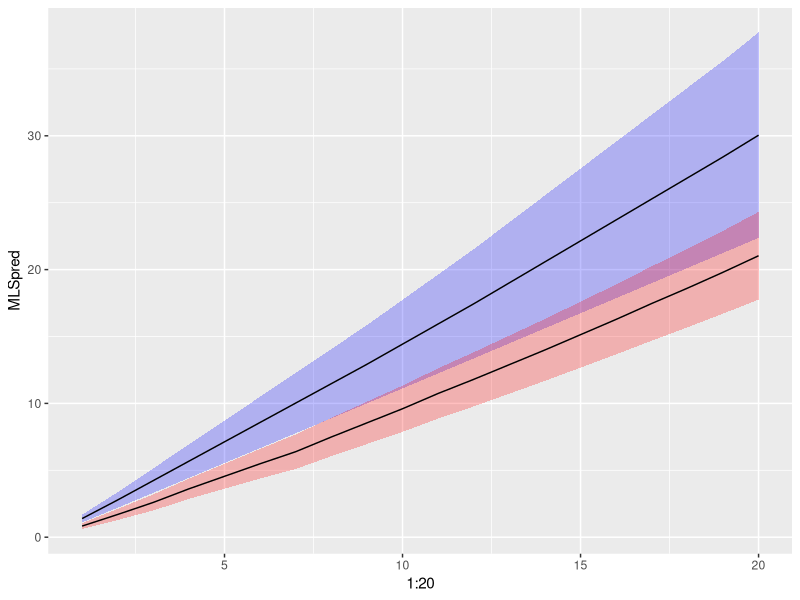
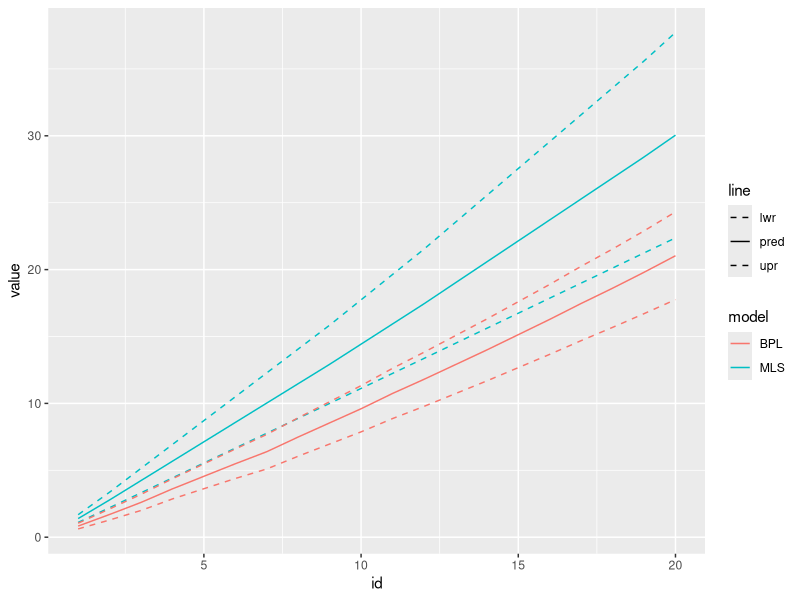
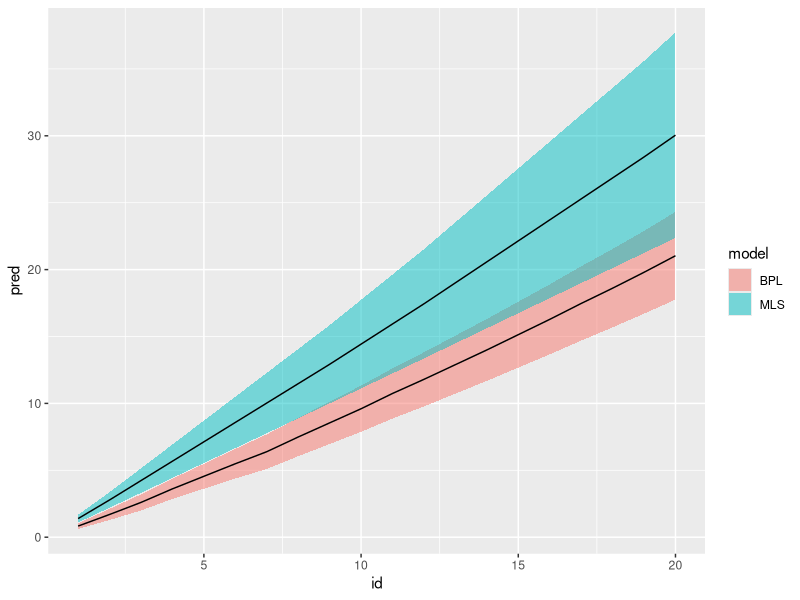

The R source for these figures, in order:
# my answer to:
# http://stackoverflow.com/questions/38966607/having-trouble-plotting-multiple-data-sets-and-their-confidence-intervals-on-the

library(readr)    
library(ggplot2)
library(tidyr)
library(stringi)
library(dplyr)

df.combined <- data_frame(
  MLSupr = c(1.681572, 3.363144, 5.146645, 6.930146, 8.713648, 10.497149, 12.280651, 14.064152, 15.847653, 17.740388, 19.633122, 21.525857, 23.535127, 25.544397, 27.553667, 29.562937, 31.572207, 33.581477, 35.590747, 37.723961), 
  MLSpred = c(1.392213, 2.784426, 4.232796, 5.681165, 7.129535, 8.577904, 10.026274, 11.474644, 12.923013, 14.429805, 15.936596, 17.443388, 19.010958, 20.578528, 22.146098, 23.713668, 25.281238, 26.848807, 28.416377, 30.047177), 
  MLSlwr = c(1.102854, 2.205708, 3.318946, 4.432184, 5.545422, 6.65866, 7.771898, 8.885136, 9.998373, 11.119222, 12.240071, 13.360919, 14.486789, 15.612659, 16.738529, 17.864399, 18.990268, 20.116138, 21.242008, 22.370394), 
  BPLupr = c(1.046068, 2.112885, 3.201504, 4.368555, 5.480557, 6.592558, 7.681178, 8.924067, 10.125539, 11.327011, 12.620001, 13.821473, 15.064362, 16.307252, 17.600241, 18.893231, 20.245938, 21.538928, 22.891634, 24.313671), 
  BPLpred = c(0.8326201, 1.698825, 2.5999694, 3.614618, 4.5521112, 5.4896044, 6.3907488, 7.4889026, 8.5444783, 9.6000541, 10.7425033, 11.798079, 12.8962328, 13.9943865, 15.1368357, 16.2792849, 17.4678163, 18.6102655, 19.7987969, 21.0352693), 
  BPLlwr = c(0.6191719, 1.2847654, 1.9984346, 2.8606811, 3.6236659, 4.3866506, 5.1003198, 6.0537381, 6.9634176, 7.873097, 8.8650055, 9.774685, 10.7281032, 11.6815215, 12.67343, 13.6653384, 14.6896948, 15.6816033, 16.7059597, 17.7568676))


# plot from original data
ggplot(data = df.combined, aes(x = 1:20)) +
geom_ribbon(aes(ymin = MLSlwr, ymax = MLSupr), 
            fill = "blue", alpha = 0.25) +
geom_line(aes(y = MLSpred), color = "black") +
geom_ribbon(aes(ymin = BPLlwr, ymax = BPLupr), 
            fill = "red", alpha = 0.25) +
geom_line(aes(y = BPLpred), color = "black")


# reshape data for better plot
tidy.data <- df.combined %>%
  mutate(id = 1:20) %>% 
  # reshape to long format
  gather("variable", "value", 1:6) %>% 
  # separate variable names at position 3
  # separate(variable, 
  #          into = c("model", "line"), 
  #          sep = 3L, 
  #          remove = TRUE)
  #          
  # replaced `separate` to split string by letter case instead of position 3
  rowwise() %>% 
  mutate(model = paste(stri_extract_all_regex(variable, "[[:upper:]]*")[[1]],
                       collapse = ""),
         line  = paste(stri_extract_all_regex(variable, "[[:lower:]]*")[[1]], 
                       collapse = "")) %>% 
  # added to drop variable when separate is replaced by mutate
  select(-variable)

# plot
ggplot(data = tidy.data, 
       aes(x = id, 
           y = value, 
           linetype = line, 
           color = model)) + 
  geom_line() + 
  scale_linetype_manual(values = c("dashed", "solid", "dashed"))

# Or keep using geom_ribbon
# back to wide
wide.data <- tidy.data %>% 
  spread(line, value)

# plot with ribbon
ggplot(data = wide.data, 
       aes(x = id, 
           y = pred)) +
  geom_ribbon(aes(ymin = lwr,
                  ymax = upr,
                  fill = model), 
              alpha = .5) +
  geom_line(aes(group = model))
